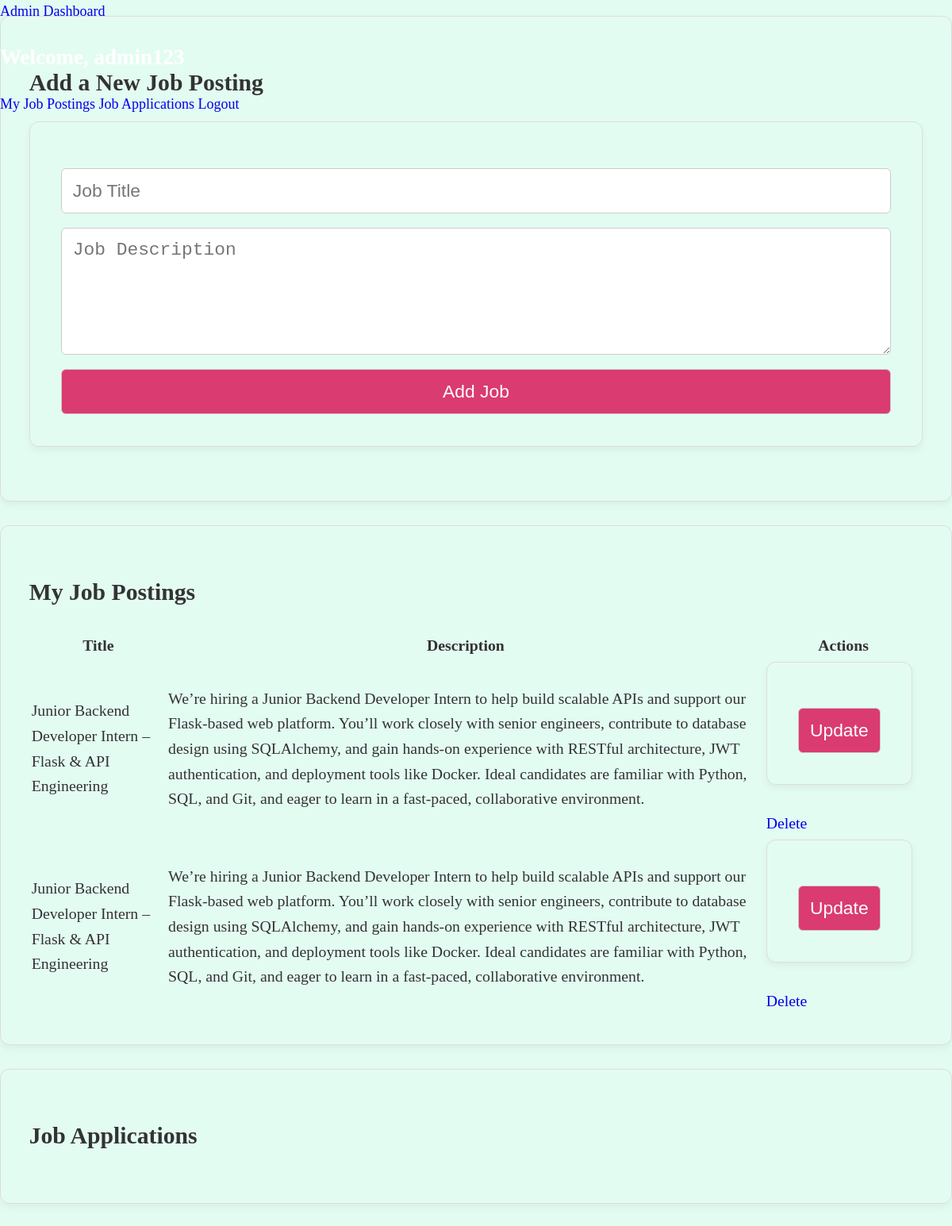
The app's page /admin_dashboard (signed in) with its own data.
### tables this page shows
CREATE TABLE job_postings (
                      id INTEGER PRIMARY KEY,
                      title TEXT,
                      description TEXT,
                      admin_id INTEGER, keywords TEXT,
                      FOREIGN KEY (admin_id) REFERENCES users (id) ON DELETE CASCADE);

### app.py (the view)
@app.route('/admin_dashboard')
def admin_dashboard():
    if 'user_id' not in session or session['role'] != 'admin':
        return redirect(url_for('login'))
    conn = connect_db()
    cursor = conn.cursor()
    cursor.execute("SELECT * FROM job_postings WHERE admin_id=?", (session['user_id'],))
    job_postings = cursor.fetchall()
    conn.close()
    form = JobPostingForm()
    edit_form = EditJobForm()
    status_form = ApplicationStatusForm()
    return render_template('admin_dashboard.html', job_postings=job_postings, form=form, edit_form=edit_form, status_form=status_form)

### forms.py
class JobPostingForm(FlaskForm):
    title = StringField('Job Title', validators=[DataRequired(), Length(min=5, max=100)])
    description = TextAreaField('Job Description', validators=[DataRequired(), Length(min=10, max=1000)])
    submit = SubmitField('Add Job Posting')

class EditJobForm(FlaskForm):
    title = StringField('Job Title', validators=[DataRequired(), Length(min=5, max=100)])
    description = TextAreaField('Job Description', validators=[DataRequired(), Length(min=10, max=1000)])
    submit = SubmitField('Update Job Posting')

### app.py (called while the page is built)
def connect_db():
    conn = sqlite3.connect('job_applications.db')
    conn.execute('PRAGMA foreign_keys = ON')
    return conn

### templates/admin_dashboard.html (shortened to what this page needs)
<!DOCTYPE html>
<html lang="en">
<head>
    <link rel="stylesheet" href="{{ url_for('static', filename='css/styles.css') }}">
</head>
<body>
        <nav style="height:20px;">
            <a class="brand" href="#">Admin Dashboard</a>
            <h2 style="color: white;" >Welcome, {{ session.username }}</h1>
            <div class="nav-links">
                <a href="admin_dashboard">My Job Postings</a>
                <a href="view_applications">Job Applications</a>
                <a href="{{ url_for('logout') }}" class="button">Logout</a>
            </div>
        </nav>
        <section class="job-posting">
            <h2>Add a New Job Posting</h2>
            <form action="{{ url_for('add_job') }}" method="post">
                {{ form.title(placeholder="Job Title", required=true) }}
                {{ form.description(placeholder="Job Description", rows="5", required=true) }}
                <button type="submit">Add Job</button>
            </form>
        </section>
        <section class="job-posting">
            <h2>My Job Postings</h2>
            {% if job_postings %}
            <table>
                <tr>
                    <th>Title</th>
                    <th>Description</th>
                    <th>Actions</th>
                </tr>
                {% for job in job_postings %}
                <tr>
                    <td>{{ job[1] }}</td>
                    <td>{{ job[2] }}</td>
                    <td>
                        <form action="{{ url_for('admin_login') }}" method="post" style="display:inline-block;">
                            <button type="submit" class="button">Update</button>
                        </form>
                        <a href="{{ url_for('delete_job', job_id=job[0]) }}" class="button">Delete</a>
                    </td>
                </tr>
                {% endfor %}
            </table>
            {% endif %}
        </section>
        <section class="job-posting">
            <h2>Job Applications</h2>
        </section>
</body>
</html>

### static/css/styles.css (style rules this page uses)
body { background: #e3fcf2; margin: 0; padding: 0; color: #333; font-size: 18px; line-height: 1.6; }
.job-posting, .job-posting form { border: 1px solid #ddd; padding: 1.8em; margin-bottom: 1.5em; background: #e3fcf2; border-radius: 12px; box-shadow: 0 4px 10px rgba(0,0,0,0.05); font-size: 1.1em; }
.job-posting form input, .job-posting form textarea, .job-posting form button { display: block; width: 100%; margin-top: 0.8em; padding: 14px; font-size: 1.05em; border-radius: 6px; border: 1px solid #ccc; transition: border-color 0.3s ease, box-shadow 0.3s ease; }
input[type="text"], input[type="email"], input[type="password"], textarea { box-sizing: border-box; }
button { margin-top: 1em; background: #da3b70; color: white; border: none; border-radius: 6px; cursor: pointer; padding: 14px 18px; font-size: 1.1em; transition: background 0.3s ease, transform 0.1s ease; }
a { text-decoration: none; }

### records on screen
job_postings: title "Junior Backend Developer Intern – Flask & API Engineering", description "We’re hiring a Junior Backend Developer Intern to help build scalable APIs and support our Flask-based web platform. You’ll work closely with senior engineers, contribute to database design using SQLAlchemy, and gain hands-on experience with RESTful architecture, JWT authentication, and deployment tools like Docker. Ideal candidates are familiar with Python, SQL, and Git, and eager to learn in a fast-paced, collaborative environment."
job_postings: title "Junior Backend Developer Intern – Flask & API Engineering", description "We’re hiring a Junior Backend Developer Intern to help build scalable APIs and support our Flask-based web platform. You’ll work closely with senior engineers, contribute to database design using SQLAlchemy, and gain hands-on experience with RESTful architecture, JWT authentication, and deployment tools like Docker. Ideal candidates are familiar with Python, SQL, and Git, and eager to learn in a fast-paced, collaborative environment."
